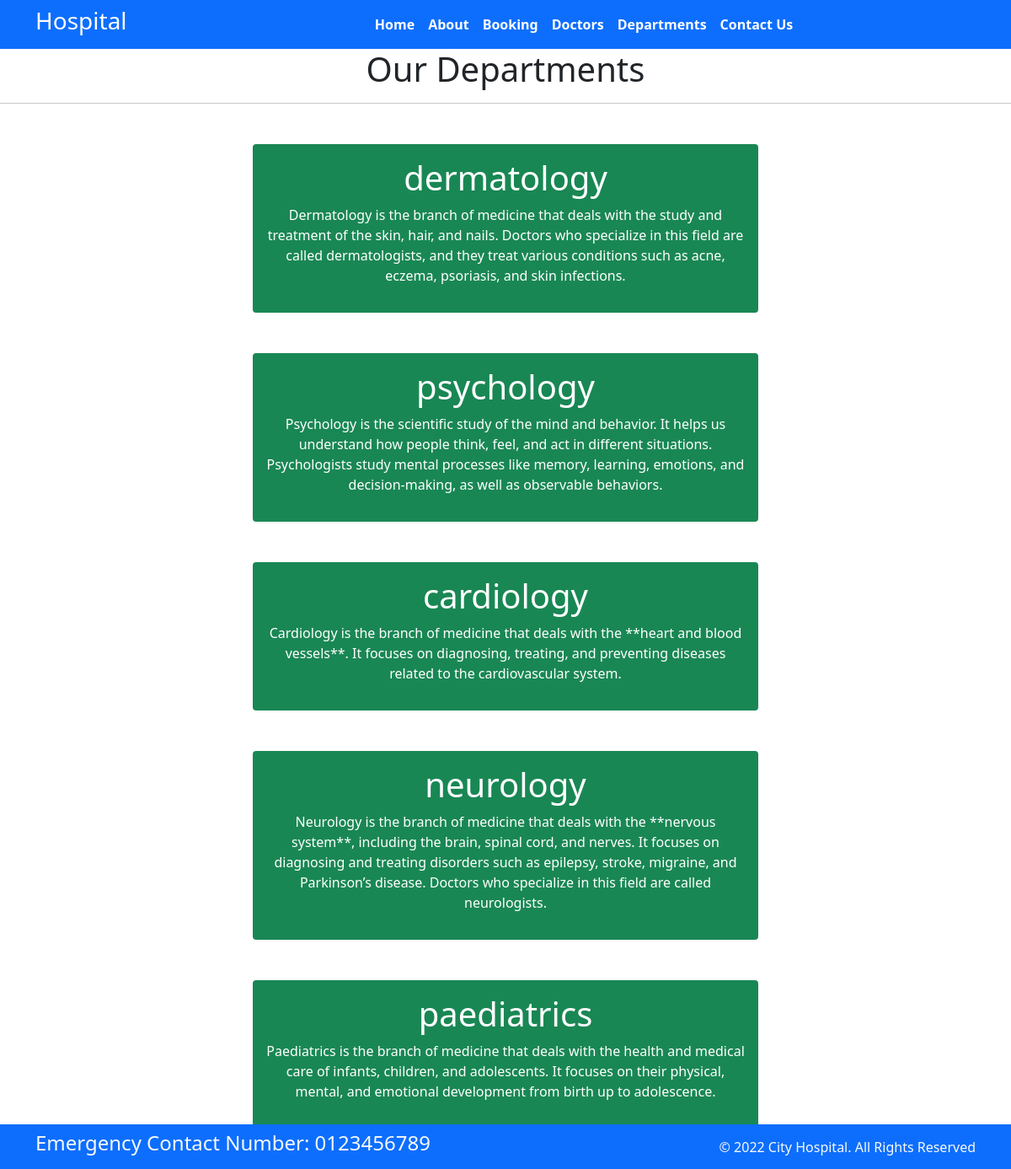
Screenshot of /department with the database file from the repository.
### home/models.py (models this page shows, shortened)
class Departments(models.Model):
    dep_name =models.CharField(max_length=100)
    dep_decription = models.TextField()

### home/views.py (the view)
# urls.py: path('department',views.department,name='department'),
def department(request):
    dict_dept={
        'dept':Departments.objects.all()
    }
    return render(request,'department.html',dict_dept)

### templates/department.html (shortened to what this page needs)
{% extends "base.html" %}
 {% block content %}
 <h1 class="text-center"> Our Departments </h1>
 <hr>
 {% for d in dept %}
 <div class="mx-auto w-50 bg-success text-center text-white p-3 my-5 border-warning rounded">
    <h1>{{d.dep_name}}</h1>
    <p> {{d.dep_decription}}</p>
 </div>
 {% endfor%}
 {% endblock %}

### rows the page displays
Departments: dep_name "dermatology", dep_decription "Dermatology is the branch of medicine that deals with the study and treatment of the skin, hair, and nails. Doctors who specialize in this field are called dermatologists, and they treat various conditions such as acne, eczema, psoriasis, and skin infections."
Departments: dep_name "psychology", dep_decription "Psychology is the scientific study of the mind and behavior. It helps us understand how people think, feel, and act in different situations. Psychologists study mental processes like memory, learning, emotions, and decision-making, as well as observable behaviors."
Departments: dep_name "cardiology", dep_decription "Cardiology is the branch of medicine that deals with the **heart and blood vessels**. It focuses on diagnosing, treating, and preventing diseases related to the cardiovascular system."
Departments: dep_name "neurology", dep_decription "Neurology is the branch of medicine that deals with the **nervous system**, including the brain, spinal cord, and nerves. It focuses on diagnosing and treating disorders such as epilepsy, stroke, migraine, and Parkinson’s disease. Doctors who specialize in this field are called neurologists."
Departments: dep_name "paediatrics", dep_decription "Paediatrics is the branch of medicine that deals with the health and medical care of infants, children, and adolescents. It focuses on their physical, mental, and emotional development from birth up to adolescence."
